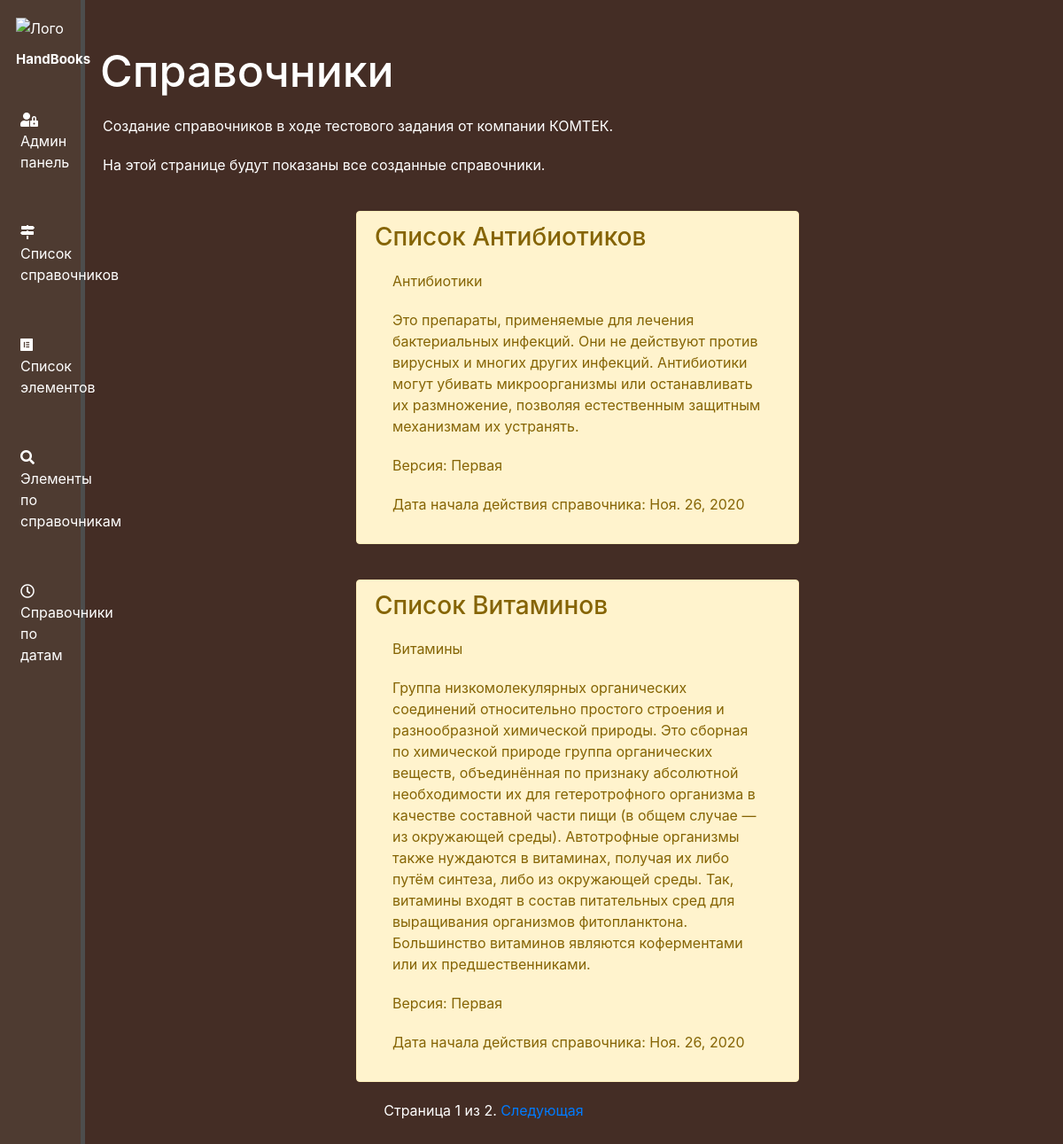
The page / on the database its author committed.
### handbook/models.py (models this page shows, shortened)
class Handbook(models.Model):
    title = models.CharField('Наименование', max_length=250, db_index=True)
    short_title = models.CharField('Короткое наименование', max_length=100)
    description = models.TextField('Описание')
    version = models.CharField('Версия', max_length=250)  # unique=True
    date = models.DateField('Дата начала действия справочника этой версии')
    class Meta:
        verbose_name = 'Справочник'
        verbose_name_plural = 'Справочники'

### handbook/views.py (the view)
# urls.py: path('', views.index, name='home'),
def index(request):
    list_handbooks = Handbook.objects.all()
    paginator = Paginator(list_handbooks, 2)
    page = request.GET.get('page')
    try:
        posts = paginator.page(page)
    except PageNotAnInteger:
        posts = paginator.page(1)
    except EmptyPage:
        posts = paginator.page(paginator.num_pages)
    return render(request, 'handbook/index.html', {'posts': posts})

### handbook/templates/handbook/index.html (shortened to what this page needs)
{% extends 'handbook/basic.html' %}
{% block content %}
<div class="features">
    <h1>Справочники</h1>
    <p>Создание справочников в ходе тестового задания от компании КОМТЕК.</p>
    <p>На этой странице будут показаны все созданные справочники.</p>
    {% if posts %}
        {% for post in posts %}
            <div class="alert alert-warning">
                <h3>{{ post.title }}</h3>
                <p>{{ post.short_title }}</p>
                <p>{{ post.description }}</p>
                <p>Версия: {{ post.version }}</p>
                <p>Дата начала действия справочника: {{ post.date }}</p>
            </div>
        {% endfor %}
    {% else %}
        <p>Упс, нет созданных справочников! Перейдите в админ панель для создания!</p>
    {% endif %}
    <div id="pages" align="center">
            <span class="current">
                Страница {{ posts.number }} из {{ posts.paginator.num_pages }}.
            </span>
            {% if posts.has_next %}
                <a href="?page={{ posts.next_page_number }}">Следующая</a>
            {% endif %}
    </div>
</div>
{% endblock %}

### handbook/static/handbook/css/handbook.css (style rules this page uses)
body { background: #442d25; }
main .features { float: left; color: #fff; margin-top: 50px; width: 75%; }
main .features h1 { font-size: 50px; margin-left: 17px; }
main .features p { max-width: 600px; margin: 20px }
.alert-warning { float: left; clear: both; width: 500px; margin: 20px 34%; text-align: left; }

### rows shown on the page
Handbook: title "Список Антибиотиков", short_title "Антибиотики", description "Это препараты, применяемые для лечения бактериальных инфекций. Они не действуют против вирусных и многих других инфекций. Антибиотики могут убивать микроорганизмы или останавливать их размножение, позволяя естественным защитным механизмам их устранять.", version "Первая", date "Ноя. 26, 2020"
Handbook: title "Список Витаминов", short_title "Витамины", description "Группа низкомолекулярных органических соединений относительно простого строения и разнообразной химической природы. Это сборная по химической природе группа органических веществ, объединённая по признаку абсолютной необходимости их для гетеротрофного организма в качестве составной части пищи (в общем случае — из окружающей среды). Автотрофные организмы также нуждаются в витаминах, получая их либо путём синтеза, либо из окружающей среды. Так, витамины входят в состав питательных сред для выращивания организмов фитопланктона. Большинство витаминов являются коферментами или их предшественниками.", version "Первая", date "Ноя. 26, 2020"

### other values the page prints
{{ posts.number }} "1"
{{ posts.paginator.num_pages }} "2"
